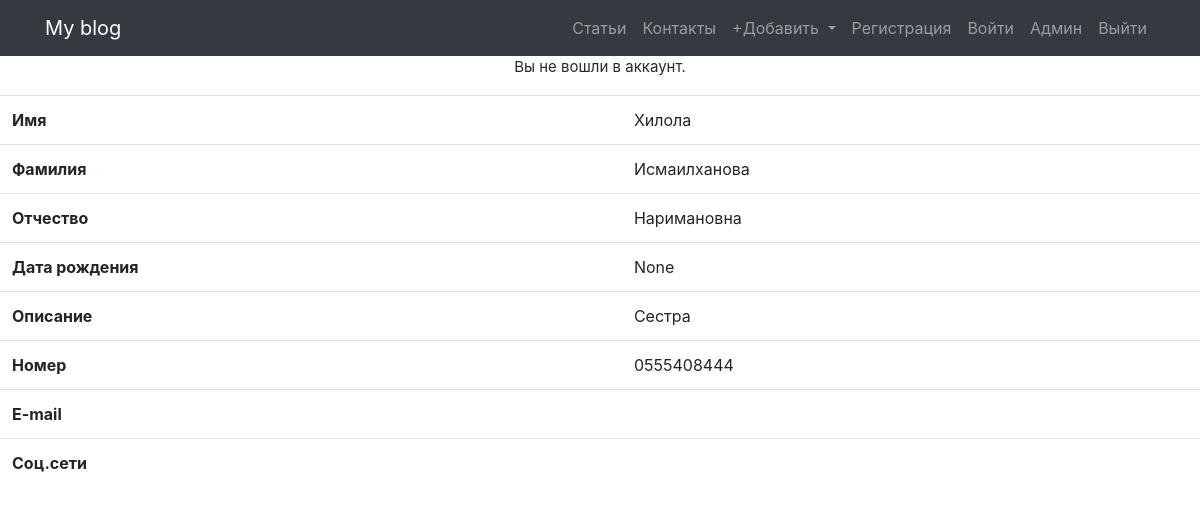
/contacts/contact/5/, run on the app's committed database.
### contacts/models.py (models this page shows, shortened)
class Contact(models.Model):
    last_name = models.CharField(max_length=30,  verbose_name='Фамилия', blank=False)
    first_name = models.CharField(max_length=20, verbose_name='Имя', blank=False)
    patronymic = models.CharField(max_length=20, verbose_name='Отчество', blank=True)
    description = models.CharField(max_length=100, verbose_name='Описание', blank=True)
    birthday = models.DateField(blank=False, null=True, verbose_name='Дата рождения')
    number = models.CharField(max_length=20, verbose_name='Номер телефона', blank=False)
    email = models.EmailField(max_length=50, verbose_name='Электронная почта', blank=True)
    social_networks = models.CharField(max_length=300, verbose_name='Соц.сети', blank=True)
    class Meta:
        verbose_name = 'Контакт'
        verbose_name_plural = 'Контакты'

### contacts/views.py (the view)
# urls.py: path('contact/<int:pk>/', contact_detail, name='contact_detail'),
def contact_detail(request, pk):
    contact = get_object_or_404(Contact, pk=pk)
    return render(request, 'contacts/contact_detail.html', {'contact': contact})

### contacts/templates/contacts/contact_detail.html (shortened to what this page needs)
{% extends 'contacts/base.html' %}
{% block content %}
<table class="table">
  <tbody>
    <tr>
        <th scope="row">Имя</th>
      <td>{{ contact.first_name }}</td>
         </tr>
    <tr>
        <th scope="row">Фамилия</th>
      <td>{{ contact.last_name }}</td>
         </tr>
    <tr>
         <th scope="row">Отчество</th>
      <td>{{ contact.patronymic }}</td>
        </tr>
    <tr>
         <th scope="row">Дата рождения</th>
        <td>{{ contact.birthday }}</td>
        </tr>
    <tr>
         <th scope="row">Описание</th>
         <td>{{ contact.description }}</td>
        </tr>
    <tr>
         <th scope="row">Номер</th>
         <td>{{ contact.number }}</td>
        </tr>
    <tr>
        <th scope="row">E-mail</th>
         <td>{{ contact.email }}</td>
        </tr>
    <tr>
         <th scope="row">Соц.сети</th>
         <td>{{ contact.social_networks }}</td>
        </tr>
  </tbody>
</table>
{% endblock %}

### data on the page
Contact: first_name "Хилола", last_name "Исмаилханова", patronymic "Наримановна", birthday "None", description "Сестра", number "0555408444"
